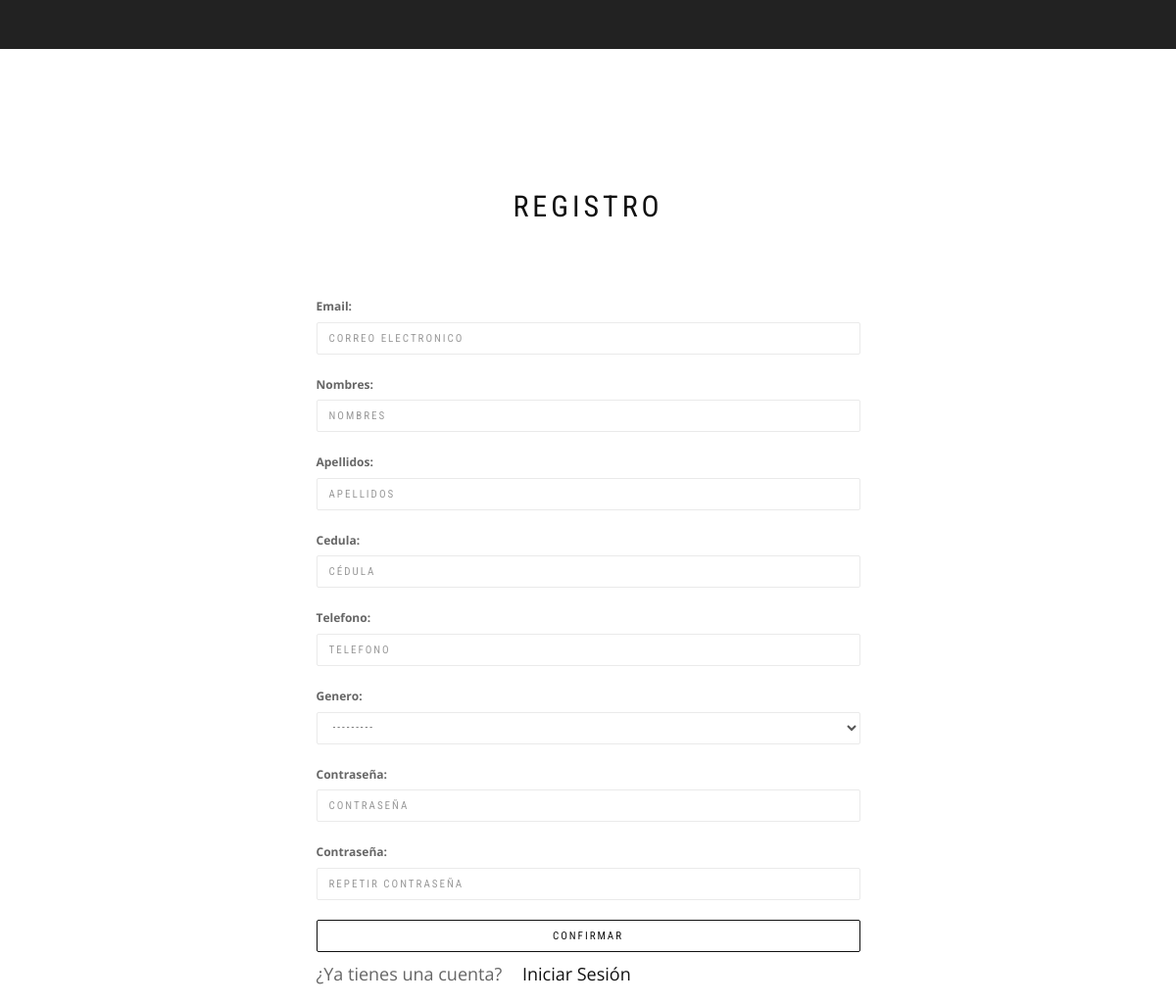
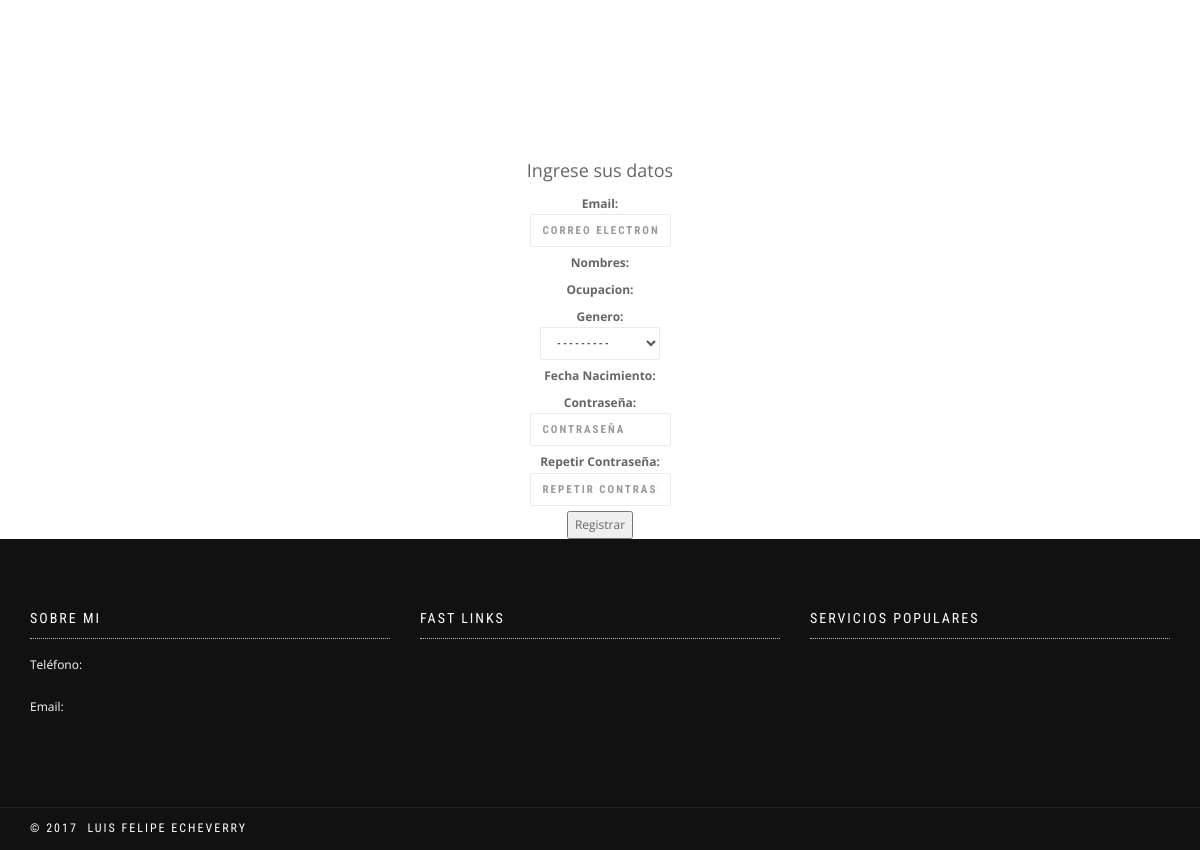
Page /users/register/ on the earlier database version (2 pictures, top to bottom).
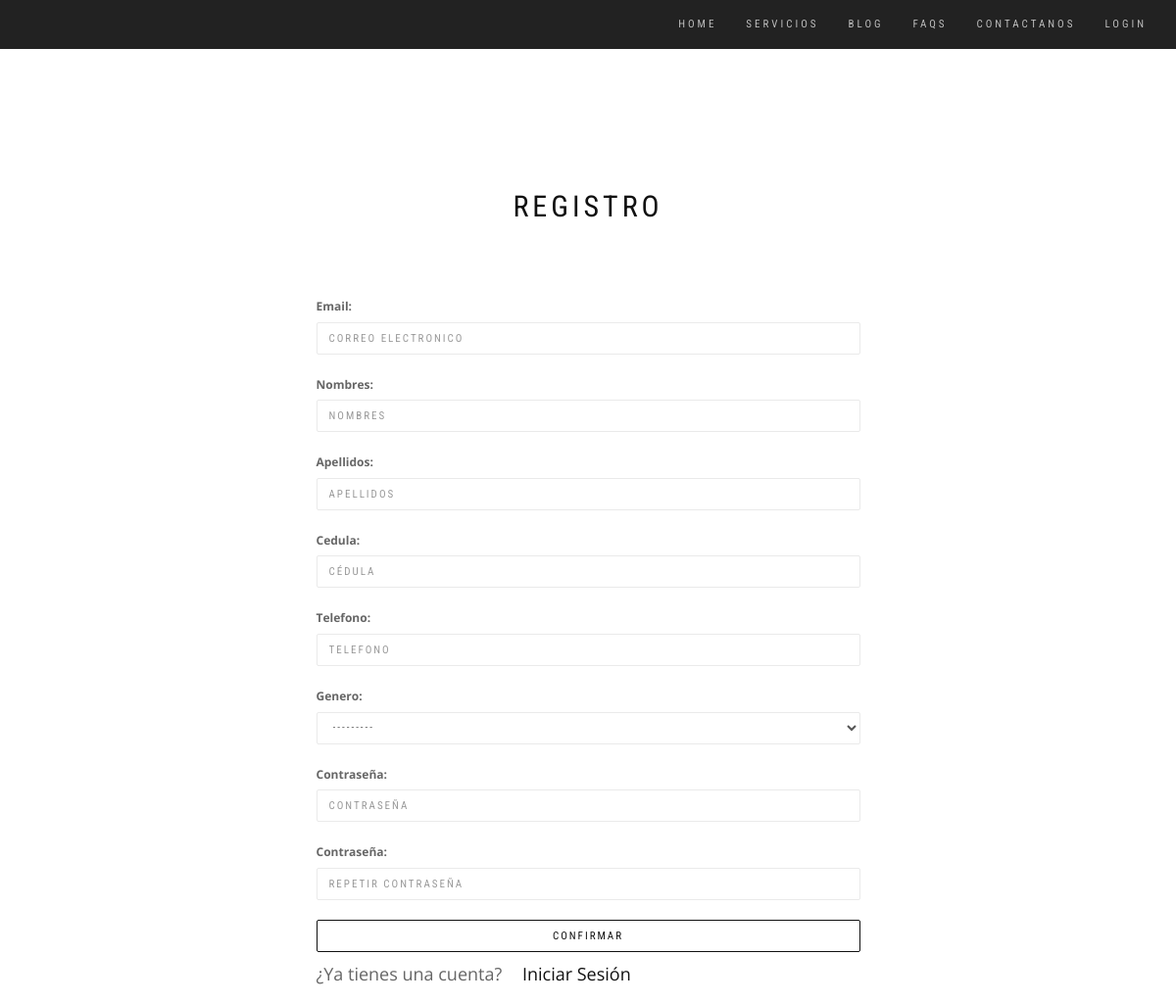
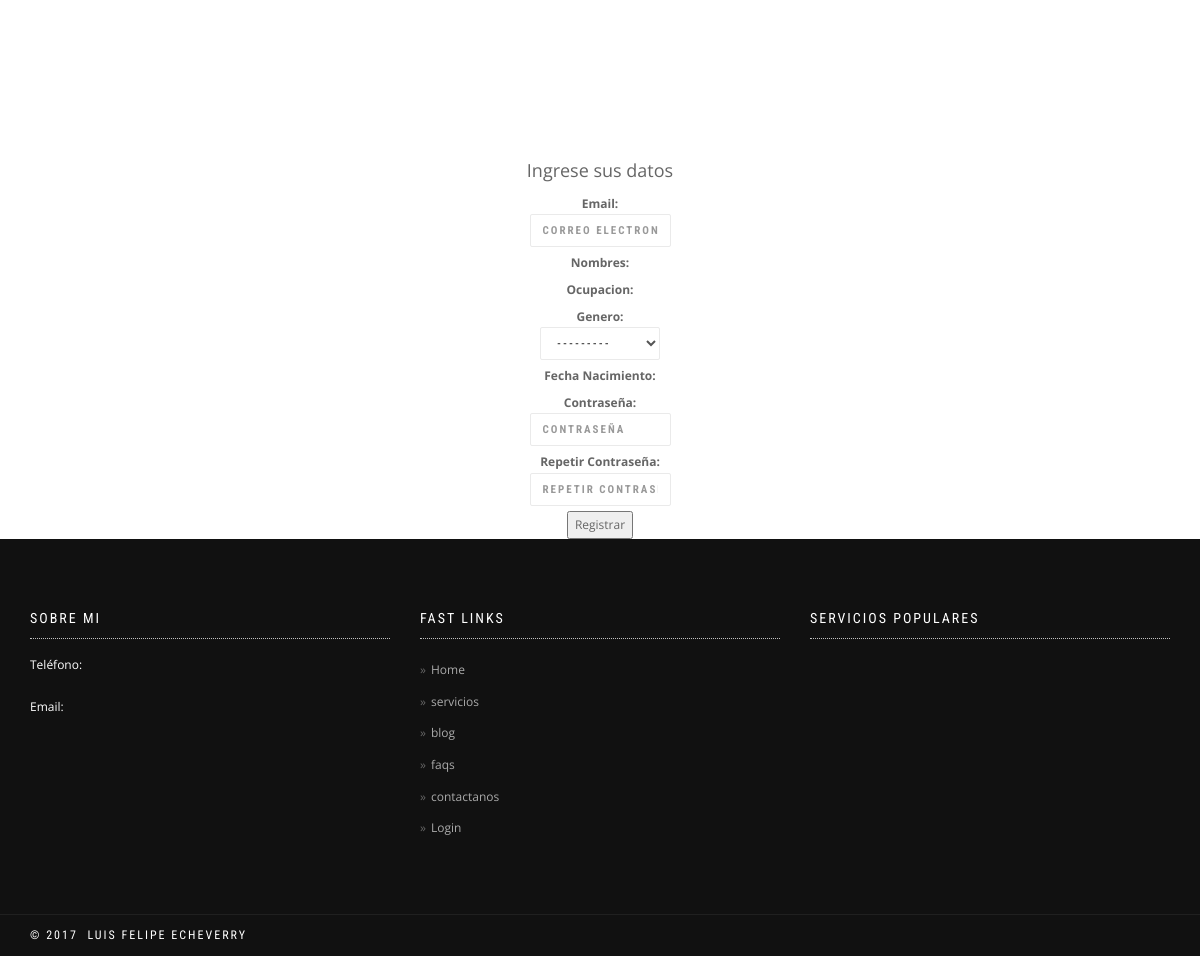
Same page on the later database version (2 pictures, top to bottom).
### aplications/home/models.py (models this page shows, shortened)
class HeaderLinks(models.Model):
    name = models.CharField(max_length=200, verbose_name='Nombre')
    url = models.URLField(verbose_name='URL', blank=True, null=True)
    orden = models.SmallIntegerField(verbose_name='Orden', default=0)
    active = models.BooleanField(verbose_name='Activo', default=False)
    created = models.DateTimeField(auto_now_add=True, verbose_name='Fecha de creación')
    updated = models.DateTimeField(auto_now=True, verbose_name='Fecha de edición')
    objects = HeaderLinksManager()
    class Meta:
        verbose_name = 'enlace del menú'
        verbose_name_plural = 'enlaces del menú'
        ordering = ['-orden']

### aplications/users/views.py (the view, shortened to what this page needs)
class UserRegisterView(FormView):
    template_name = 'users/register.html'
    form_class = UserRegisterForm
    success_url = reverse_lazy('users_app:user-login')

### aplications/context_processor.py (called while the page is built)
def header_and_footer(request):
    links = HeaderLinks.objects.get_menu_links()
    infoHome = InfoHome.objects.activo()
    hotServices = Service.objects.hot_services()
    whatsapp = InfoHome.objects.get_whatsapp()
    main_url = InfoHome.objects.get_main_url()
    return {
        'media_url': '/media/',
        'menu_header': links,
        'infoHome': infoHome,
        'hotServices': hotServices,
        'whatsapp': whatsapp,
        'main_url': main_url,
    }

### aplications/home/managers.py (called while the page is built)
    def get_menu_links(self):
        return self.filter(
            active=True,
        ).order_by('orden')

    def activo(self):
        return self.filter(
            active=True,
        ).first()

    def get_whatsapp(self):
        try:
            return self.filter(
                active=True,
            ).first().whatsapp
        except:
            return 'No hay número de whatsapp registrado'

    def get_main_url(self):
        try:
            return self.filter(
                active=True,
            ).first().mainUrl
        except:
            return 'No hay URL principal registrada'

### aplications/service/managers.py (called while the page is built)
    def hot_services(self):
        return self.filter(
            active=True,
            destacado=True,
        ).order_by('created')

### templates/users/register.html (shortened to what this page needs)
{% extends "users/base_users.html" %}
{% load  static %}
{% block content %}
<nav class="navbar navbar-custom navbar-fixed-top" role="navigation">
    <div class="container">
      <div class="navbar-header">
        <a class="navbar-brand" href="http://localhost:8000/"></a>
      </div>
      <div class="collapse navbar-collapse" id="custom-collapse">
        <ul class="nav navbar-nav navbar-right">
            {% for link  in menu_header %}
              {% if user.is_authenticated %}
                {% if "Login" in link.name %}
                  <li class="dropdown">
                    <a href="{% url 'users_app:user-logout' %}">Logout</a>
                  </li>
                {% else %}
                  <li class="dropdown">
                    <a href="{{ link.url }}">{{link.name}}</a>
                  </li>
                {% endif %}
            {% else %}
                <li class="dropdown">
                  <a href="{{ link.url }}">{{link.name}}</a>
                </li>
            {% endif %}
          {% endfor %}
        </ul>
      </div>
    </div>
  </nav>
    <div class="main">
        <section class="module">
        <div class="container">
            <div class="row">
            <div class="col-sm-6 col-sm-offset-3">
                <h1 class="module-title font-alt">Registro</h1>
            </div>
            </div>
            <div class="row">
            <div class="col-sm-6 col-sm-offset-3">
                <form action="" method="post" >
                    {{ form.as_p }}
                    <button type="submit" class="btn btn-border-d btn-round btn-block">Confirmar</button>
                    <h4>¿Ya tienes una cuenta? <a class="cell hollow button alert" href="{{main_dominio}}/users/login">Iniciar Sesión</a></h4>
                </form>
            </div>
            </div>
        </div>
        </section>
<div class="grid-container">
    <div class="grid-x grid-margin-x align-center">
        <div class="cell medium-10 large-6" style="margin-top: 2em;">
            <div class="card" style="width: 100%;">
                <div class="card-divider">
                  <h4>Ingrese sus datos</h4>
                </div>
                <div class="card-section">
                    <form class="grid-x grid-margin-x" method="POST" enctype="multipart/form-data">
                        <div class="cell large-12">
                            <label>Email:
                            {{ form.email }}
                            </label>
                        </div>
                        <div class="cell large-6">
                            <label>Nombres:
                            </label>
                        </div>
                        <div class="cell medium-6">
                            <label>Ocupacion:
                            </label>
                        </div>
                        <div class="cell medium-6">
                            <label>Genero:
                            {{ form.genero }}
                            </label>
                        </div>
                        <div class="cell medium-6">
                            <label>Fecha Nacimiento:
                            </label>
                        </div>
                        <div class="cell medium-12">
                            <label>Contraseña:
                            {{ form.password1 }}
                            </label>
                        </div>
                        <div class="cell medium-12">
                            <label>Repetir Contraseña:
                            {{ form.password2 }}
                            </label>
                        </div>
                        <button type="submit" class="cell hollow button primary">Registrar</button>
                    </form>
                </div>
            </div>
        </div>
    </div>
</div>
{% endblock content %}

### templates/users/base_users.html (shortened to what this page needs)
{% extends "base_no_header.html" %}
{% load  static %}

### templates/base_no_header.html (shortened to what this page needs)
{% load static %}
<!DOCTYPE html>
<html lang="en">
<head>
    <link href="{% static '/lib/bootstrap/dist/css/bootstrap.min.css' %}" rel="stylesheet">
    <link rel="stylesheet" href="https://cdnjs.cloudflare.com/ajax/libs/font-awesome/6.5.1/css/all.min.css">
    {% block cssextra %}
        <link href="{% static '/lib/animate.css/animate.css' %}" rel="stylesheet">
        <link href="{% static '/lib/components-font-awesome/css/font-awesome.min.css' %}" rel="stylesheet">
        <link href="{% static '/lib/et-line-font/et-line-font.css' %}" rel="stylesheet">
        <link href="{% static '/lib/flexslider/flexslider.css' %}" rel="stylesheet">
        <link href="{% static '/lib/owl.carousel/dist/assets/owl.carousel.min.css' %}" rel="stylesheet">
        <link href="{% static '/lib/owl.carousel/dist/assets/owl.theme.default.min.css' %}" rel="stylesheet">
        <link href="{% static '/lib/magnific-popup/dist/magnific-popup.css' %}" rel="stylesheet">
        <link href="{% static '/lib/simple-text-rotator/simpletextrotator.css' %}" rel="stylesheet">
    {% endblock cssextra %}
    <link rel="stylesheet" href="{% static '/css/style.css' %}">
    <link id="color-scheme" href="{% static '/css/colors/default.css' %}" rel="stylesheet">
</head>
<body data-spy="scroll" data-target=".onpage-navigation" data-offset="60">
    <main>
        {% block content %}
        {% endblock content %}
        {% include 'includes/footer.html' %}
    </main>
</body>
</html>

### templates/includes/footer.html (shortened to what this page needs)
<div class="module-small bg-dark">
    <div class="container">
      <div class="row">
        <div class="col-sm-4">
          <div class="widget">
            <h5 class="widget-title font-alt">Sobre mi</h5>
            <p>Teléfono: {{ infoHome.phone }}</p>
            <p>Email: <a href="mailto:{{infoHome.email}}">{{ infoHome.email }}</a></p>
          </div>
        </div>
        <div class="col-sm-4">
          <div class="widget">
            <h5 class="widget-title font-alt">Fast links</h5>
            <ul class="icon-list">
                {% for link in menu_header %}
                    <li><a href="{{link.url}}">{{ link.name }}</a></li>
                {% endfor %}
            </ul>
          </div>
        </div>
        <div class="col-sm-4">
          <div class="widget">
            <h5 class="widget-title font-alt">Servicios Populares</h5>
          </div>
        </div>
      </div>
    </div>
  </div>
  <footer class="footer bg-dark">
    <div class="container">
      <div class="row">
        <div class="col-sm-6">
          <p class="copyright font-alt">&copy; 2017&nbsp; luis Felipe Echeverry</p>
        </div>
        <div class="col-sm-6">
        </div>
      </div>
    </div>
  </footer>

### static/css/style.css (style rules this page uses)
html { overflow-y: scroll; overflow-x: hidden; -ms-overflow-style: scrollbar; }
body { background: #fff; font: 400 12px/1.8 "Open Sans", sans-serif; color: #666; -webkit-font-smoothing: antialiased; }
.align-center { text-align: center; }
a, .btn { transition: all 0.125s ease-in-out 0s; }
.btn, .well, .panel, .progress, .form-control, .form-control:hover, .form-control:focus, .navbar-custom .dropdown-menu { box-shadow: none; }
.well, .label, .alert, .progress, .form-control, .modal-content, .panel-heading, .panel-group .panel, .nav-tabs > li > a, .nav-pills > li > a { border-radius: 2px; }
.navbar-custom + .main { margin-top: 50px; }
.main { position: relative; background-color: #fff; z-index: 1; }
.module, .module-small { position: relative; padding: 140px 0; background-repeat: no-repeat; background-position: 50% 50%; background-size: cover; }
.module-small { padding: 70px 0; }
.bg-dark, .bg-dark-30, .bg-dark-60, .bg-dark-90, .bg-dark .module-title, .bg-dark-30 .module-title, .bg-dark-60 .module-title, .bg-dark-90 .module-title, .bg-dark .module-subtitle, .bg-dark-30 .module-subtitle, .bg-dark-60 .module-subtitle, .bg-dark-90 .module-subtitle, .bg-dark .alt-module-subtitle h5, .bg-dark-30 .alt-module-subtitle h5, .bg-dark-60 .alt-module-subtitle h5, .bg-dark-90 .alt-module-subtitle h5 { color: #fff; }
.bg-dark { background: #111; }
.btn { border-radius: 0; font-family: "Roboto Condensed", sans-serif; text-transform: uppercase; letter-spacing: 2px; font-size: 11px; padding: 8px 37px; }
.btn.btn-round { border-radius: 2px; }
.btn-border-d { background: transparent; border: 1px solid #111111; color: #111; }
.form-control { font-family: "Roboto Condensed", sans-serif; text-transform: uppercase; letter-spacing: 2px; font-size: 11px; height: 33px; border: 1px solid #EAEAEA; border-radius: 2px; transition: all 0.4s ease-in-out 0s; }
a { color: #111; }
.bg-dark a { color: #aaa; }
h1, h2, h3, h4, h5, h6 { line-height: 1.4; font-weight: 400; }
p, ol, ul, blockquote { margin: 0 0 20px; }
.font-alt { font-family: "Roboto Condensed", sans-serif; text-transform: uppercase; letter-spacing: 2px; }
.module-title { position: relative; letter-spacing: 4px; text-align: center; font-weight: 400; font-size: 30px; color: #111; margin: 0 0 70px; }
.navbar-custom { background-color: rgba(10, 10, 10, 0.9); border: 0; border-radius: 0; z-index: 1000; font-family: "Roboto Condensed", sans-serif; text-transform: uppercase; letter-spacing: 3px; font-size: 11px; transition: background, padding 0.4s ease-in-out 0s; }
.navbar a { transition: color 0.125s ease-in-out 0s; }
.navbar-custom .navbar-brand { letter-spacing: 4px; font-weight: 400; font-size: 22px; color: #fff; }
.navbar-custom .nav li > a { position: relative; color: rgba(255, 255, 255, 0.7); }
.footer { padding: 10px 0; }
.footer .copyright { margin: 0; }
.widget .widget-title { border-bottom: 1px dotted #c2c2c2; font-size: 14px; padding: 0 0 10px; margin: 0 0 15px; }
.widget ul { list-style: none; padding: 0; margin: 0; }
.widget .icon-list li { padding: 5px 0; }
.widget .icon-list li a:before { content: "\00BB"; color: #666666; padding-right: 5px; }

Differences in the rows shown:
added HeaderLinks: name "HOME", name "Home"
added HeaderLinks: name "SERVICIOS", name "servicios"
added HeaderLinks: name "BLOG", name "blog"
added HeaderLinks: name "FAQS", name "faqs"
added HeaderLinks: name "CONTACTANOS", name "contactanos"
added HeaderLinks: name "LOGIN", name "Login"
